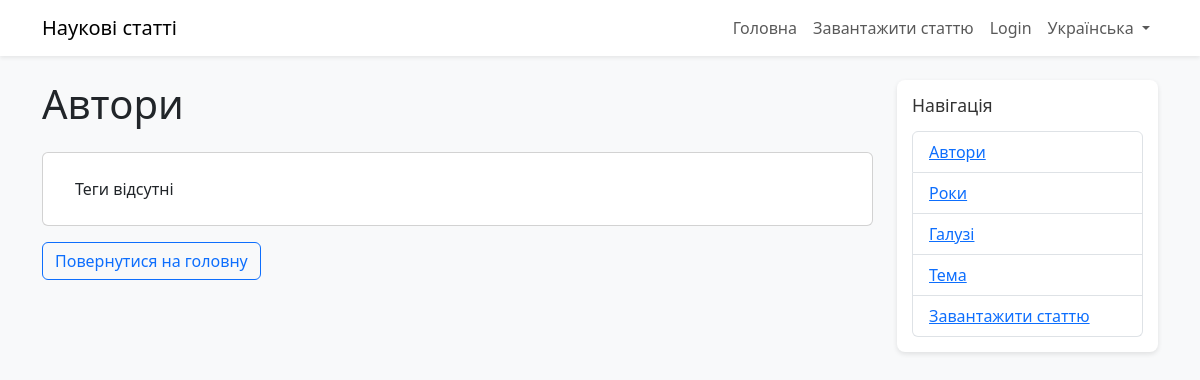
The app's page /uk/tag/author/, older data.
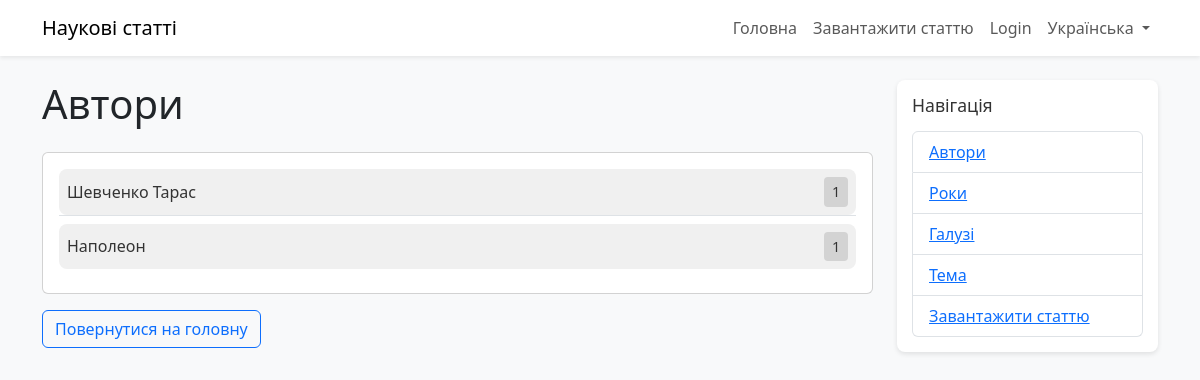
The same page, newer data.
### papers/models.py (models this page shows, shortened)
class Tag(models.Model):
    name = models.CharField(max_length=100)
    category = models.CharField(max_length=50)
    STATUS_CHOICES = (
        ('pending', 'Pending'),
        ('approved', 'Approved'),
        ('rejected', 'Rejected'),
    )
    status = models.CharField(max_length=20, choices=STATUS_CHOICES, default='approved')  # Existing tags are approved

### papers/views.py (the view)
# urls.py: path('tag/<str:category>/', views.tag_list, name='tag_list'),
def tag_list(request, category):
    tags = Tag.objects.filter(category=category, status='approved').annotate(num_papers=Count('papers', filter=Q(papers__status='approved')))
    return render(request, 'papers/tag_list.html', {'tags': tags, 'category': category})

### papers/templates/papers/tag_list.html (shortened to what the changed rows need)
<!DOCTYPE html>
{% load i18n static %}
{% get_current_language as LANGUAGE_CODE %}
<html lang="{{ LANGUAGE_CODE }}">
<head>
    <link href="https://cdn.jsdelivr.net/npm/bootstrap@5.3.0/dist/css/bootstrap.min.css" rel="stylesheet">
    <link rel="stylesheet" href="{% static 'papers/css/styles.css' %}">
</head>
<body class="bg-light">
    <div class="container mt-4">
        <div class="row">
            <div class="col-lg-9">
                <h1 class="mb-4">
                    {% if category == 'author' %}{% trans "All Authors" %}
                    {% elif category == 'year' %}{% trans "All Years" %}
                    {% elif category == 'field' %}{% trans "All Fields" %}
                    {% elif category == 'paper_type' %}{% trans "All Paper Types" %}
                    {% endif %}
                </h1>
                <div class="card">
                    <div class="card-body">
                        <ul class="list-group list-group-flush">
                            {% for tag in tags %}
                            <li class="list-group-item p-0 mb-2">
                                <a href="{% url 'search_results' %}?tags={{ tag.id }}" class="tag-box d-flex justify-content-between align-items-center p-2">
                                    <span>{{ tag.name }}</span>
                                    <span class="counter-box" data-counter="{{ tag.num_papers|default:'0' }}">{{ tag.num_papers|default:'0' }}</span>
                                </a>
                            </li>
                            {% empty %}
                            <li class="list-group-item">{% trans "No tags available" %}</li>
                            {% endfor %}
                        </ul>
                    </div>
                </div>
            </div>
        </div>
    </div>
</body>
</html>

Row changes from the older to the newer data that the page shows:
added Tag: name "Шевченко Тарас", num_papers "1"
added Tag: name "Наполеон", num_papers "1"
Text that changed along with them:
text no longer shown: "Теги відсутні"
